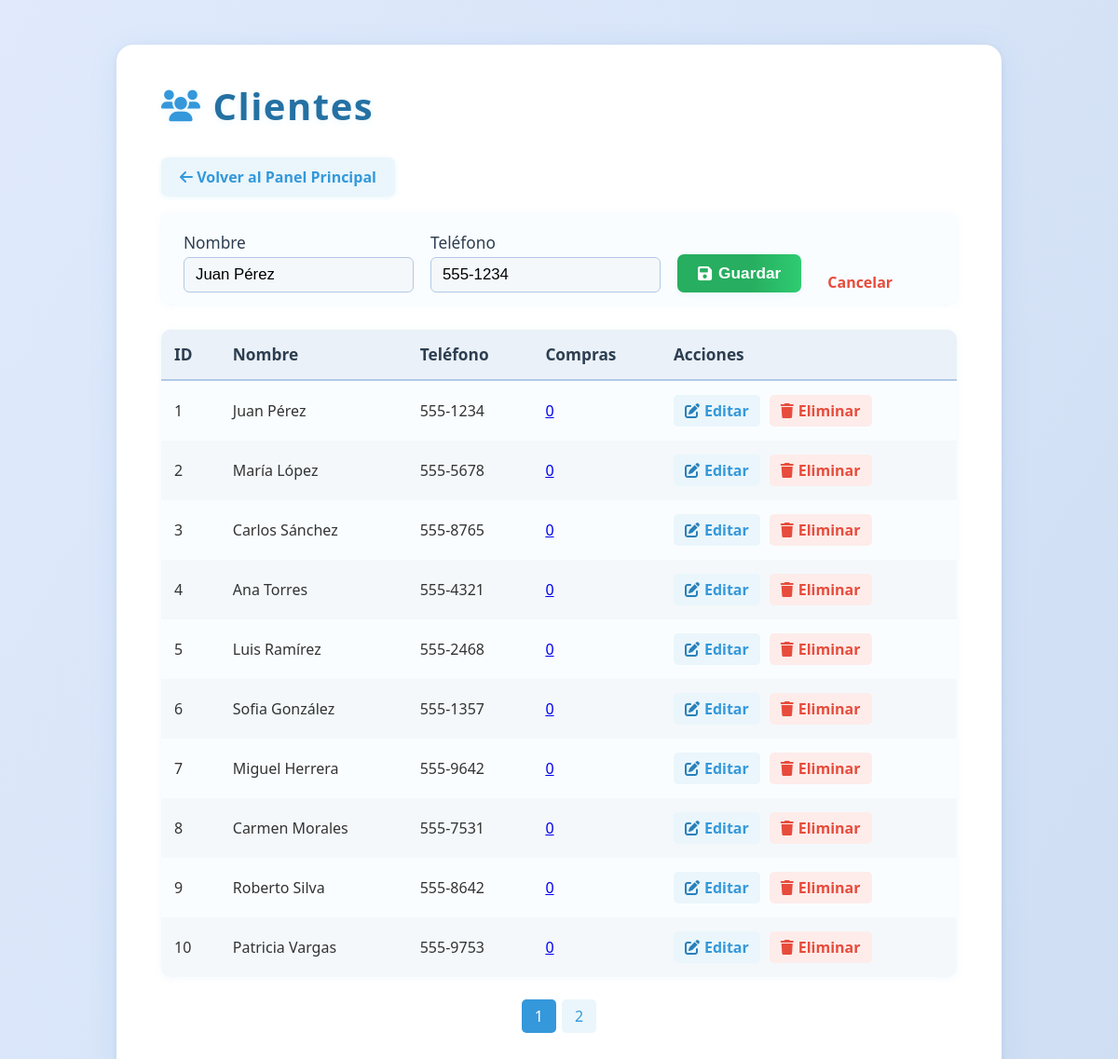
Page /Views/clientes/index.php?editar=1 (signed in) on the committed database.
### tables this page shows
CREATE TABLE IF NOT EXISTS clientes (
    id INT AUTO_INCREMENT PRIMARY KEY,
    nombre VARCHAR(100) NOT NULL,
    telefono VARCHAR(20) NOT NULL
);

### Views/clientes/index.php (the view, shortened to what this page needs)
<?php
$db = Database::getInstance()->getConnection();
$clientes = [];
$result = $db->query('SELECT * FROM clientes ORDER BY id ASC');
while ($row = $result->fetch_assoc()) {
    $clientes[] = $row;
}
$compras_clientes = $_SESSION['compras_clientes'];
$porPagina = 10;
$totalClientes = count($clientes);
$totalPaginas = ceil($totalClientes / $porPagina);
$paginaActual = isset($_GET['pagina']) ? max(1, intval($_GET['pagina'])) : 1;
$inicio = ($paginaActual - 1) * $porPagina;
$clientesPagina = array_slice($clientes, $inicio, $porPagina);
$editando = false;
$clienteEditar = null;
if (isset($_GET['editar'])) {
    $editando = true;
    $idEditar = intval($_GET['editar']);
    foreach ($clientes as $c) {
        if ($c['id'] == $idEditar) {
            $clienteEditar = $c;
            break;
        }
    }
}
?>
<!DOCTYPE html>
<html lang="es">
<head>
    <link rel="stylesheet" href="/Assets/css/dashboard.css">
    <link rel="stylesheet" href="https://cdnjs.cloudflare.com/ajax/libs/font-awesome/6.0.0/css/all.min.css">
</head>
<body>
    <div class="clientes-container">
        <h1><i class="fa fa-users"></i> Clientes</h1>
        <a href="/puntoDeVenta/web/Views/dashboard/index.php" class="btn-back" style="display:inline-block;margin-bottom:18px;background:#eaf6fb;color:#3498db;padding:10px 20px;border-radius:7px;font-weight:600;text-decoration:none;box-shadow:0 1px 6px #eaf6fb;transition:background 0.2s;">
            <i class="fa fa-arrow-left"></i> Volver al Panel Principal
        </a>
        <?php if ($editando && $clienteEditar): ?>
        <form class="add-form" method="post" action="">
            <label>Nombre
                <input type="text" name="nombre" value="<?= htmlspecialchars($clienteEditar['nombre']) ?>" required>
            </label>
            <label>Teléfono
                <input type="text" name="telefono" value="<?= htmlspecialchars($clienteEditar['telefono']) ?>" required>
            </label>
            <button type="submit"><i class="fa fa-save"></i> Guardar</button>
            <a href="<?= $_SERVER['PHP_SELF'] ?>" style="margin-left:10px;color:#e74c3c;text-decoration:none;font-weight:600;">Cancelar</a>
        </form>
        <?php endif; ?>
        <table>
            <thead>
                <tr>
                    <th>ID</th>
                    <th>Nombre</th>
                    <th>Teléfono</th>
                    <th>Compras</th>
                    <th>Acciones</th>
                </tr>
            </thead>
            <tbody>
            <?php foreach ($clientesPagina as $cliente): ?>
                <tr>
                    <td><?= $cliente['id'] ?></td>
                    <td><?= htmlspecialchars($cliente['nombre']) ?></td>
                    <td><?= htmlspecialchars($cliente['telefono']) ?></td>
                    <td>
                        <?php $numCompras = isset($compras_clientes[$cliente['id']]) ? count($compras_clientes[$cliente['id']]) : 0; ?>
                        <a href="#" class="ver-compras" data-id="<?= $cliente['id'] ?>">
                            <?= $numCompras ?>
                        </a>
                    </td>
                    <td class="action-links">
                        <a href="?editar=<?= $cliente['id'] ?>"><i class="fa fa-edit"></i> Editar</a>
                        <a href="?eliminar=<?= $cliente['id'] ?>" onclick="return confirm('¿Eliminar este cliente?');"><i class="fa fa-trash"></i> Eliminar</a>
                    </td>
                </tr>
            <?php endforeach; ?>
            </tbody>
        </table>
        <?php if ($totalPaginas > 1): ?>
        <div class="pagination">
            <?php for ($i = 1; $i <= $totalPaginas; $i++): ?>
                <?php if ($i == $paginaActual): ?>
                    <span class="active" style="background:#3498db;color:#fff;padding:7px 14px;border-radius:5px;"> <?= $i ?> </span>
                <?php else: ?>
                    <a href="?pagina=<?= $i ?>" style="padding:7px 14px;border-radius:5px;color:#3498db;background:#eaf6fb;text-decoration:none;"> <?= $i ?> </a>
                <?php endif; ?>
            <?php endfor; ?>
        </div>
        <?php endif; ?>
    </div>
</body>
</html>

### Assets/css/dashboard.css (style rules this page uses)
* { margin: 0; padding: 0; box-sizing: border-box; }
body { font-family: 'Segoe UI', Tahoma, Geneva, Verdana, sans-serif; background: #f5f7fa; color: #333; overflow-x: hidden; }

### Views/clientes/index.php (style rules this page uses)
body { background: linear-gradient(120deg, #e0eafc 0%, #cfdef3 100%); font-family: 'Segoe UI', Arial, sans-serif; margin: 0; padding: 0; }
.clientes-container { max-width: 950px; margin: 48px auto 0 auto; background: #fff; border-radius: 18px; box-shadow: 0 6px 32px rgba(52, 152, 219, 0.10), 0 1.5px 6px rgba(44,62,80,0.07); padding: 38px 48px 48px 48px; position: relative; }
h1 { color: #2471a3; margin-bottom: 28px; font-size: 2.5rem; letter-spacing: 1.5px; text-shadow: 0 2px 8px #eaf6fb; display: flex; align-items: center; gap: 12px; }
h1 .fa-users { color: #3498db; font-size: 2.1rem; }
.add-form { margin-bottom: 28px; background: #fafdff; border-radius: 10px; padding: 20px 24px 12px 24px; box-shadow: 0 1px 8px rgba(52,152,219,0.07); display: flex; gap: 18px; align-items: flex-end; }
.add-form label { display: flex; flex-direction: column; font-weight: 500; color: #2d3e50; font-size: 1.08rem; }
.add-form input[type="text"] { padding: 8px 12px; border: 1.5px solid #b2c9e6; border-radius: 6px; font-size: 1.05rem; margin-top: 4px; background: #f4f8fb; transition: border 0.2s; }
.add-form button { background: linear-gradient(90deg, #27ae60 60%, #2ecc71 100%); color: #fff; border: none; padding: 10px 22px; border-radius: 7px; font-size: 1.08rem; font-weight: 600; cursor: pointer; box-shadow: 0 2px 8px #eaf6fb; transition: background 0.2s, transform 0.1s; display: flex; align-items: center; gap: 7px; }
table { width: 100%; border-collapse: separate; border-spacing: 0; background: #fafdff; border-radius: 10px; overflow: hidden; box-shadow: 0 1px 8px rgba(52,152,219,0.07); }
th, td { padding: 15px 14px; text-align: left; }
th { background: #eaf1f8; color: #2d3e50; font-weight: 700; border-bottom: 2.5px solid #b2c9e6; font-size: 1.08rem; }
tr:nth-child(even) { background: #f4f8fb; }
.action-links { display: flex; gap: 10px; }
.action-links a { display: inline-flex; align-items: center; gap: 5px; color: #3498db; text-decoration: none; font-weight: 600; padding: 6px 12px; border-radius: 5px; background: #eaf6fb; transition: background 0.2s, color 0.2s; }
.action-links a .fa-edit { color: #2980b9; }
.action-links a:last-child { color: #e74c3c; background: #fdecea; }
.action-links a:last-child .fa-trash { color: #e74c3c; }
.pagination { display: flex; justify-content: center; margin-top: 24px; gap: 6px; }
.pagination a, .pagination span { display: inline-block; padding: 7px 14px; border-radius: 5px; background: #eaf1f8; color: #2471a3; text-decoration: none; font-weight: 500; transition: background 0.2s, color 0.2s; }
.pagination .active { background: #3498db; color: #fff; pointer-events: none; }

### rows in the picture
clientes: nombre "Juan Pérez", telefono "555-1234", id "1", id "0"
clientes: id "2", nombre "María López", telefono "555-5678", id "0"
clientes: id "3", nombre "Carlos Sánchez", telefono "555-8765", id "0"
clientes: id "4", nombre "Ana Torres", telefono "555-4321", id "0"
clientes: id "5", nombre "Luis Ramírez", telefono "555-2468", id "0"
clientes: id "6", nombre "Sofia González", telefono "555-1357", id "0"
clientes: id "7", nombre "Miguel Herrera", telefono "555-9642", id "0"
clientes: id "8", nombre "Carmen Morales", telefono "555-7531", id "0"
clientes: id "9", nombre "Roberto Silva", telefono "555-8642", id "0"
clientes: id "10", nombre "Patricia Vargas", telefono "555-9753", id "0"
